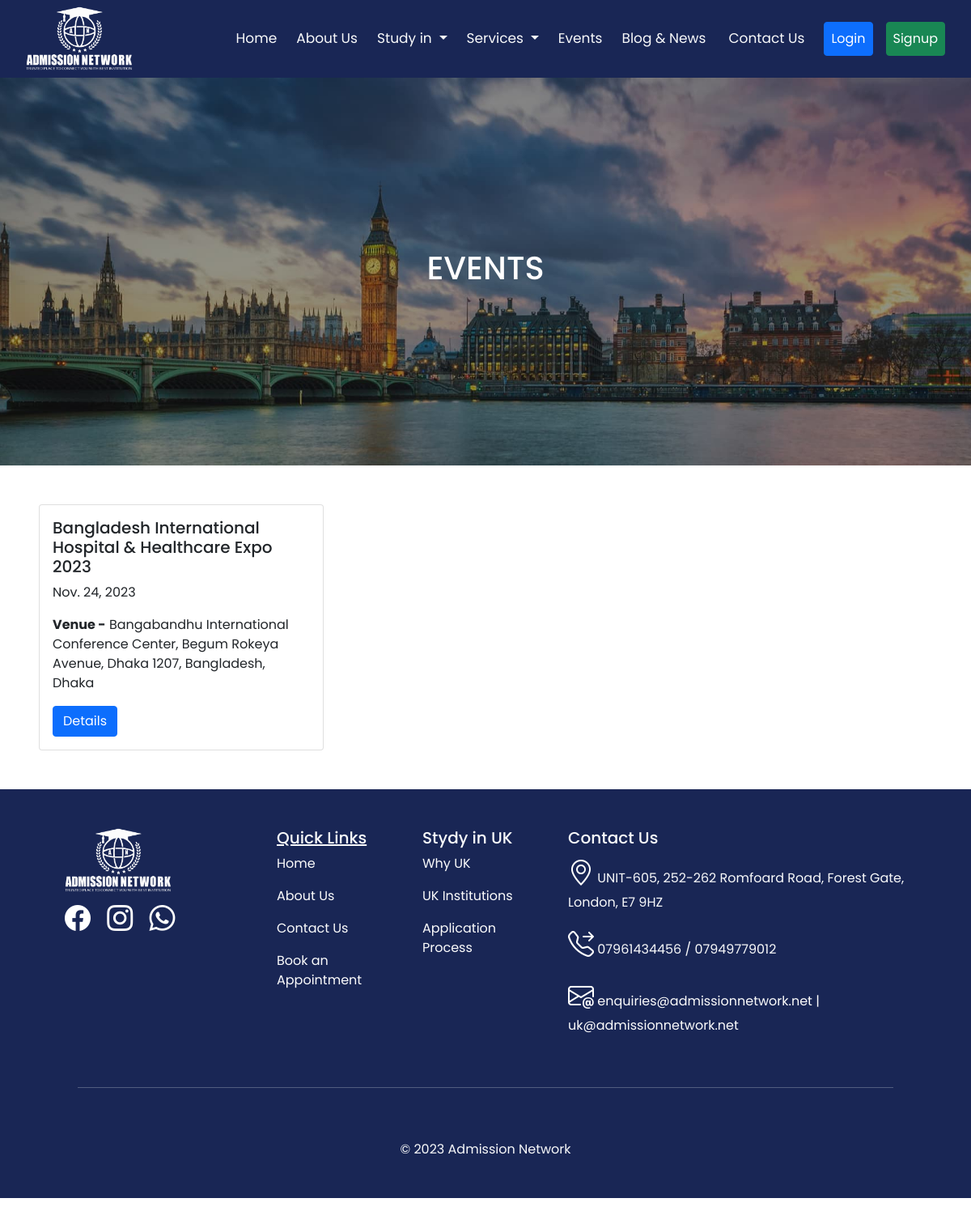
The app's page /events with its own data.
### forntend/models.py (models this page shows, shortened)
class Events(models.Model):
    event_date=models.DateField()
    image=models.ImageField(upload_to='media',blank=True, null=True)
    title=models.CharField(max_length=100)
    address=models.CharField(max_length=100)
    event_link=models.CharField( max_length=200, blank=True, null=True)

### forntend/views.py (the view)
# urls.py: path('events',EventAll,name="events"),
def EventAll(request):
    events=Events.objects.all()
    return render(request, 'events.html', {'events':events})

### forntend/templates/events.html (shortened to what this page needs)
{% extends "base.html" %}
{% load static %}
{% load django_bootstrap5 %}
{% block content %}
<div class="container-fluid p-0">
  <div class="row" style="background: url('{% static "images/events.jpg" %}') center/cover no-repeat;">
      <div class="col-md-12 d-flex flex-column justify-content-center px-5 text-white order-md-1" style="height: 60vh;">
          <div class="text-center">
              <h1 class="py-3 ">EVENTS</h1>
          </div>
      </div>
  </div>
    <div class="row p-5">
        {% for event in events  %}
        <div class="col-sm-12 col-md-4 mb-3 mb-sm-0">
          <div class="card">
            <div class="card-body">
              <h5 class="card-title">{{event.title}}</h5>
              <p class="card-text">{{event.event_date}}</p>
              <p class="card-text"><b>Venue -</b> {{event.address}}</p>
              <a href="{% url 'event_details' event.pk %}" class="btn btn-primary">Details</a>
            </div>
          </div>
        </div>
        {% endfor %}
    </div>
</div>
{% endblock content %}

### static/css/style.css (style rules this page uses)
body { overflow-x:hidden; }

### records on screen
Events: title "Bangladesh International Hospital & Healthcare Expo 2023", event_date "Nov. 24, 2023", address "Bangabandhu International Conference Center, Begum Rokeya Avenue, Dhaka 1207, Bangladesh, Dhaka"
